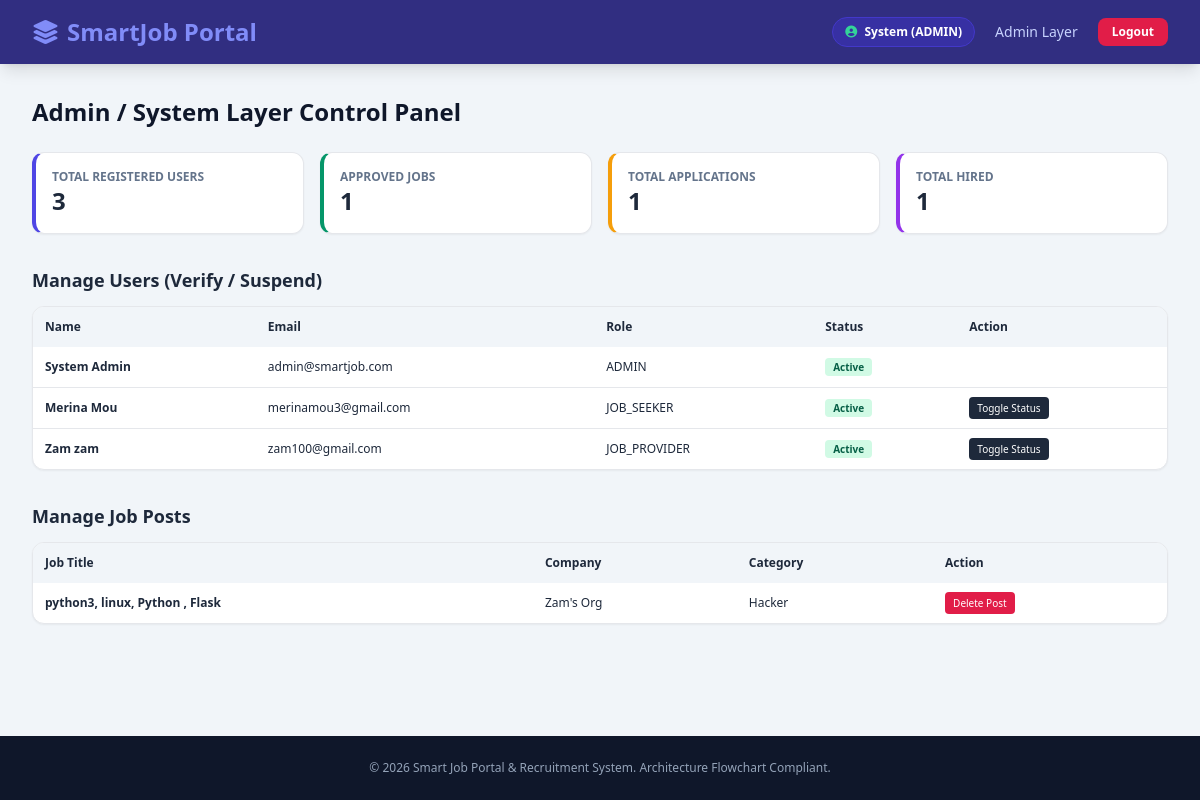
The page /admin (signed in) on the database its author committed.
### app.py (models this page shows)
class User(UserMixin, db.Model):
    id = db.Column(db.Integer, primary_key=True)
    first_name = db.Column(db.String(50), nullable=False)
    last_name = db.Column(db.String(50), nullable=False)
    email = db.Column(db.String(120), unique=True, nullable=False)
    password = db.Column(db.String(100), nullable=False)
    user_type = db.Column(db.String(20), nullable=False) # 'JOB_SEEKER', 'JOB_PROVIDER', 'ADMIN'
    is_verified = db.Column(db.Boolean, default=True)
    seeker_profile = db.relationship('SeekerProfile', backref='user', uselist=False, cascade="all, delete")
    company_profile = db.relationship('Company', backref='user', uselist=False, cascade="all, delete")

class Job(db.Model):
    id = db.Column(db.Integer, primary_key=True)
    provider_id = db.Column(db.Integer, db.ForeignKey('user.id'))
    company_name = db.Column(db.String(100))
    job_title = db.Column(db.String(100), nullable=False)
    job_description = db.Column(db.Text, nullable=False)
    category = db.Column(db.String(50), default='Technology')
    location = db.Column(db.String(100), nullable=False)
    job_type = db.Column(db.String(50), nullable=False) # Full-Time / Part-Time
    pay = db.Column(db.String(50))
    benefits = db.Column(db.Text)
    is_approved = db.Column(db.Boolean, default=True) # Admin Approval Flow
    job_posted_at = db.Column(db.DateTime, default=datetime.utcnow)

### app.py (the view)
@app.route('/admin')
@login_required
def admin_panel():
    if current_user.user_type != 'ADMIN':
        flash('Access Denied: Admins Only!')
        return redirect(url_for('dashboard'))
    users = User.query.all()
    jobs = Job.query.all()
    applications = Application.query.all()
    reports = {
        'total_users': len(users),
        'total_jobs': len(jobs),
        'total_applications': len(applications),
        'total_hired': Application.query.filter_by(status='HIRED').count()
    }
    return render_template('admin.html', users=users, jobs=jobs, reports=reports)

### app.py (called while the page is built)
@login_manager.user_loader
def load_user(user_id):
    return User.query.get(int(user_id))

### templates/admin.html
{% extends "base.html" %}
{% block content %}
<h1 class="text-2xl font-bold text-slate-900 mb-6">Admin / System Layer Control Panel</h1>
<div class="grid grid-cols-2 md:grid-cols-4 gap-4 mb-8">
    <div class="bg-white p-4 rounded-xl border shadow-sm border-l-4 border-l-indigo-600">
        <p class="text-xs text-slate-500 font-bold uppercase">Total Registered Users</p>
        <p class="text-2xl font-black text-slate-800">{{ reports.total_users }}</p>
    </div>
    <div class="bg-white p-4 rounded-xl border shadow-sm border-l-4 border-l-emerald-600">
        <p class="text-xs text-slate-500 font-bold uppercase">Approved Jobs</p>
        <p class="text-2xl font-black text-slate-800">{{ reports.total_jobs }}</p>
    </div>
    <div class="bg-white p-4 rounded-xl border shadow-sm border-l-4 border-l-amber-500">
        <p class="text-xs text-slate-500 font-bold uppercase">Total Applications</p>
        <p class="text-2xl font-black text-slate-800">{{ reports.total_applications }}</p>
    </div>
    <div class="bg-white p-4 rounded-xl border shadow-sm border-l-4 border-l-purple-600">
        <p class="text-xs text-slate-500 font-bold uppercase">Total Hired</p>
        <p class="text-2xl font-black text-slate-800">{{ reports.total_hired }}</p>
    </div>
</div>
<h2 class="text-lg font-bold text-slate-800 mb-3">Manage Users (Verify / Suspend)</h2>
<div class="bg-white rounded-xl border shadow-sm overflow-hidden mb-8">
    <table class="w-full text-left text-xs">
        <thead class="bg-slate-100 font-bold">
            <tr>
                <th class="p-3">Name</th>
                <th class="p-3">Email</th>
                <th class="p-3">Role</th>
                <th class="p-3">Status</th>
                <th class="p-3">Action</th>
            </tr>
        </thead>
        <tbody class="divide-y">
            {% for u in users %}
            <tr>
                <td class="p-3 font-bold">{{ u.first_name }} {{ u.last_name }}</td>
                <td class="p-3">{{ u.email }}</td>
                <td class="p-3">{{ u.user_type }}</td>
                <td class="p-3">
                    <span class="px-2 py-0.5 rounded text-[10px] font-bold {% if u.is_verified %}bg-emerald-100 text-emerald-800{% else %}bg-rose-100 text-rose-800{% endif %}">
                        {% if u.is_verified %}Active{% else %}Suspended{% endif %}
                    </span>
                </td>
                <td class="p-3">
                    {% if u.user_type != 'ADMIN' %}
                        <a href="/admin/toggle-user/{{ u.id }}" class="bg-slate-800 text-white px-2 py-1 rounded text-[10px]">Toggle Status</a>
                    {% endif %}
                </td>
            </tr>
            {% endfor %}
        </tbody>
    </table>
</div>
<h2 class="text-lg font-bold text-slate-800 mb-3">Manage Job Posts</h2>
<div class="bg-white rounded-xl border shadow-sm overflow-hidden">
    <table class="w-full text-left text-xs">
        <thead class="bg-slate-100 font-bold">
            <tr>
                <th class="p-3">Job Title</th>
                <th class="p-3">Company</th>
                <th class="p-3">Category</th>
                <th class="p-3">Action</th>
            </tr>
        </thead>
        <tbody class="divide-y">
            {% for job in jobs %}
            <tr>
                <td class="p-3 font-bold">{{ job.job_title }}</td>
                <td class="p-3">{{ job.company_name }}</td>
                <td class="p-3">{{ job.category }}</td>
                <td class="p-3">
                    <a href="/admin/delete-job/{{ job.id }}" class="bg-rose-600 text-white px-2 py-1 rounded text-[10px]">Delete Post</a>
                </td>
            </tr>
            {% endfor %}
        </tbody>
    </table>
</div>
{% endblock %}

### templates/base.html (shortened to what this page needs)
<!DOCTYPE html>
<html lang="en">
<head>
    <script src="https://cdn.tailwindcss.com"></script>
    <link href="https://cdnjs.cloudflare.com/ajax/libs/font-awesome/6.4.0/css/all.min.css" rel="stylesheet">
</head>
<body class="bg-slate-100 font-sans text-slate-800 flex flex-col min-h-screen">
    <nav class="bg-indigo-900 text-white shadow-lg sticky top-0 z-50">
        <div class="max-w-7xl mx-auto px-4 sm:px-6 lg:px-8">
            <div class="flex justify-between h-16 items-center">
                <a href="/" class="flex items-center gap-2 font-black text-2xl text-indigo-400">
                    <i class="fa-solid fa-layer-group"></i> SmartJob Portal
                </a>
                <div class="flex items-center gap-5">
                    {% if current_user.is_authenticated %}
                        <span class="text-xs bg-indigo-800 border border-indigo-700 px-3 py-1.5 rounded-full font-semibold">
                            <i class="fa-solid fa-circle-user text-emerald-400 mr-1"></i>
                            {{ current_user.first_name }} ({{ current_user.user_type }})
                        </span>
                        {% if current_user.user_type == 'ADMIN' %}
                            <a href="/admin" class="text-indigo-200 hover:text-white font-medium text-sm">Admin Layer</a>
                        {% else %}
                            <a href="/dashboard" class="text-indigo-200 hover:text-white font-medium text-sm">Dashboard</a>
                        {% endif %}
                        <a href="/logout" class="bg-rose-600 hover:bg-rose-700 text-white px-3.5 py-1.5 rounded-lg text-xs font-bold transition">Logout</a>
                    {% else %}
                        <a href="/login" class="text-indigo-200 hover:text-white font-medium text-sm">Login</a>
                        <a href="/register" class="bg-indigo-600 hover:bg-indigo-500 text-white px-4 py-2 rounded-lg text-sm font-semibold transition">Register</a>
                    {% endif %}
                </div>
            </div>
        </div>
    </nav>
    <main class="max-w-7xl mx-auto px-4 sm:px-6 lg:px-8 py-8 flex-grow w-full">
        {% block content %}{% endblock %}
    </main>
    <footer class="bg-slate-900 text-slate-400 py-6 text-center text-xs">
        <p>&copy; 2026 Smart Job Portal & Recruitment System. Architecture Flowchart Compliant.</p>
    </footer>
</body>
</html>

### rows shown on the page
User: first_name "System", user_type "ADMIN", last_name "Admin", email "admin@smartjob.com", is_verified "Active"
User: first_name "Merina", last_name "Mou", email "merinamou3@gmail.com", user_type "JOB_SEEKER", is_verified "Active"
User: first_name "Zam", last_name "zam", email "zam100@gmail.com", user_type "JOB_PROVIDER", is_verified "Active"
Job: job_title "python3, linux, Python , Flask", company_name "Zam's Org", category "Hacker"

### other values the page prints
{{ reports.total_users }} "3"
{{ reports.total_jobs }} "1"
{{ reports.total_applications }} "1"
{{ reports.total_hired }} "1"
